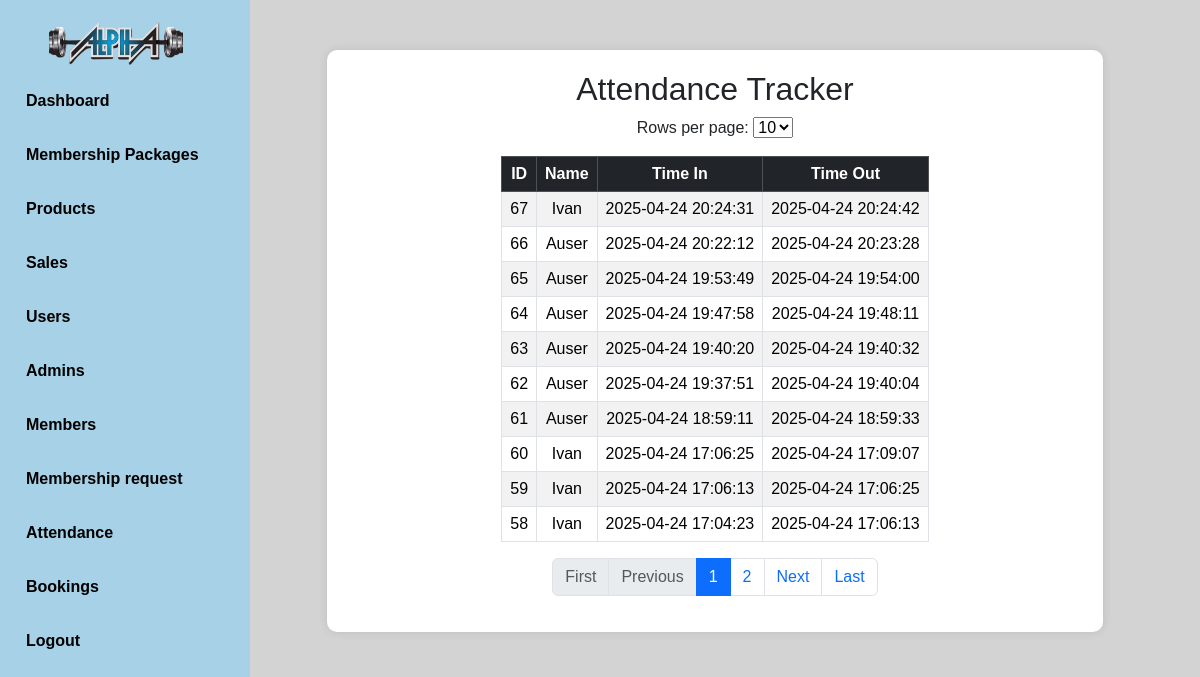
Screenshot of /admin/registeredmember.php (signed in) with the database file from the repository.
### tables this page shows
CREATE TABLE `attendance` (
  `attendance_id` int(11) NOT NULL,
  `name` varchar(255) NOT NULL,
  `time_in` datetime NOT NULL,
  `time_out` datetime DEFAULT NULL,
  `user_id` int(11) NOT NULL
);

### admin/registeredmember.php (the view, shortened to what this page needs)
<?php
include("navbar.php");
include("../database/connection.php");
$limit = isset($_GET['limit']) ? (int)$_GET['limit'] : 10;
$page = isset($_GET['page']) ? (int)$_GET['page'] : 1;
$start = ($page - 1) * $limit;
$totalQuery = "SELECT COUNT(*) as total FROM attendance";
$totalResult = mysqli_query($conn, $totalQuery);
$totalRow = mysqli_fetch_assoc($totalResult);
$totalRecords = $totalRow['total'];
$totalPages = ceil($totalRecords / $limit);
$query = "SELECT attendance_id, name, time_in, time_out FROM attendance ORDER BY attendance_id DESC LIMIT $start, $limit";
$result = mysqli_query($conn, $query);
    ?>
<!DOCTYPE html>
<html lang="en">
<head>
    <link href="https://cdn.jsdelivr.net/npm/bootstrap@5.3.3/dist/css/bootstrap.min.css" rel="stylesheet">
    <link rel="stylesheet" href="styles.css">
</head>
<body>
    <div class="container">
        <h2 class="text-center">Attendance Tracker</h2>
        <form method="GET" class="mb-3 text-center">
            <label for="limit">Rows per page:</label>
            <select name="limit" id="limit" onchange="this.form.submit()">
                <option value="10" <?php if($limit == 10) echo 'selected'; ?>>10</option>
            </select>
        </form>
        <div class="table-container">
            <div class="table-responsive">
                <table class="table table-striped table-bordered text-center">
                    <thead class="table-dark">
                        <tr>
                            <th>ID</th>
                            <th>Name</th>
                            <th>Time In</th>
                            <th>Time Out</th>
                        </tr>
                    </thead>
                    <tbody id="attendance-body">
                        <?php
                        if (mysqli_num_rows($result) > 0) {
                            while ($row = mysqli_fetch_assoc($result)) {
                                echo "<tr>";
                                echo "<td>{$row['attendance_id']}</td>";
                                echo "<td>{$row['name']}</td>";
                                echo "<td>{$row['time_in']}</td>";
                                echo "<td>{$row['time_out']}</td>";
                                echo "</tr>";
                            }
                        } else {
                            echo "<tr><td colspan='4'>No records found</td></tr>";
                        }
                        ?>
                    </tbody>
                </table>
            </div>
        </div>
        <nav>
            <ul class="pagination">
                <li class="page-item <?php if ($page <= 1) echo 'disabled'; ?>">
                    <a class="page-link" href="?page=1&limit=<?php echo $limit; ?>">First</a>
                </li>
                <li class="page-item <?php if ($page <= 1) echo 'disabled'; ?>">
                    <a class="page-link" href="?page=<?php echo ($page - 1); ?>&limit=<?php echo $limit; ?>">Previous</a>
                </li>
                <?php for ($i = 1; $i <= $totalPages; $i++) : ?>
                    <li class="page-item <?php if ($i == $page) echo 'active'; ?>">
                        <a class="page-link" href="?page=<?php echo $i; ?>&limit=<?php echo $limit; ?>"><?php echo $i; ?></a>
                    </li>
                <?php endfor; ?>
                <li class="page-item <?php if ($page >= $totalPages) echo 'disabled'; ?>">
                    <a class="page-link" href="?page=<?php echo ($page + 1); ?>&limit=<?php echo $limit; ?>">Next</a>
                </li>
                <li class="page-item <?php if ($page >= $totalPages) echo 'disabled'; ?>">
                    <a class="page-link" href="?page=<?php echo $totalPages; ?>&limit=<?php echo $limit; ?>">Last</a>
                </li>
            </ul>
        </nav>
    </div>
</body>
</html>

### admin/styles.css (style rules this page uses)
body { font-family: Arial, sans-serif; background-color: white; overflow-x: hidden; }
.container { display: flex; justify-content: center; align-items: center; flex-direction: column; }

### admin/registeredmember.php (style rules this page uses)
body { display: flex; justify-content: center; align-items: flex-start; margin-left: 230px; height: 100vh; background-color: #d3d3d3; padding-top: 50px; }
.container { width: 80%; background: white; padding: 20px; border-radius: 10px; box-shadow: 0px 0px 10px rgba(0, 0, 0, 0.1); }
.table-container { width: 100%; display: flex; justify-content: center; }
.pagination { justify-content: center; }

### rows the page displays
attendance: attendance_id "67", name "Ivan", time_in "2025-04-24 20:24:31", time_out "2025-04-24 20:24:42"
attendance: attendance_id "66", name "Auser", time_in "2025-04-24 20:22:12", time_out "2025-04-24 20:23:28"
attendance: attendance_id "65", name "Auser", time_in "2025-04-24 19:53:49", time_out "2025-04-24 19:54:00"
attendance: attendance_id "64", name "Auser", time_in "2025-04-24 19:47:58", time_out "2025-04-24 19:48:11"
attendance: attendance_id "63", name "Auser", time_in "2025-04-24 19:40:20", time_out "2025-04-24 19:40:32"
attendance: attendance_id "62", name "Auser", time_in "2025-04-24 19:37:51", time_out "2025-04-24 19:40:04"
attendance: attendance_id "61", name "Auser", time_in "2025-04-24 18:59:11", time_out "2025-04-24 18:59:33"
attendance: attendance_id "60", name "Ivan", time_in "2025-04-24 17:06:25", time_out "2025-04-24 17:09:07"
attendance: attendance_id "59", name "Ivan", time_in "2025-04-24 17:06:13", time_out "2025-04-24 17:06:25"
attendance: attendance_id "58", name "Ivan", time_in "2025-04-24 17:04:23", time_out "2025-04-24 17:06:13"
